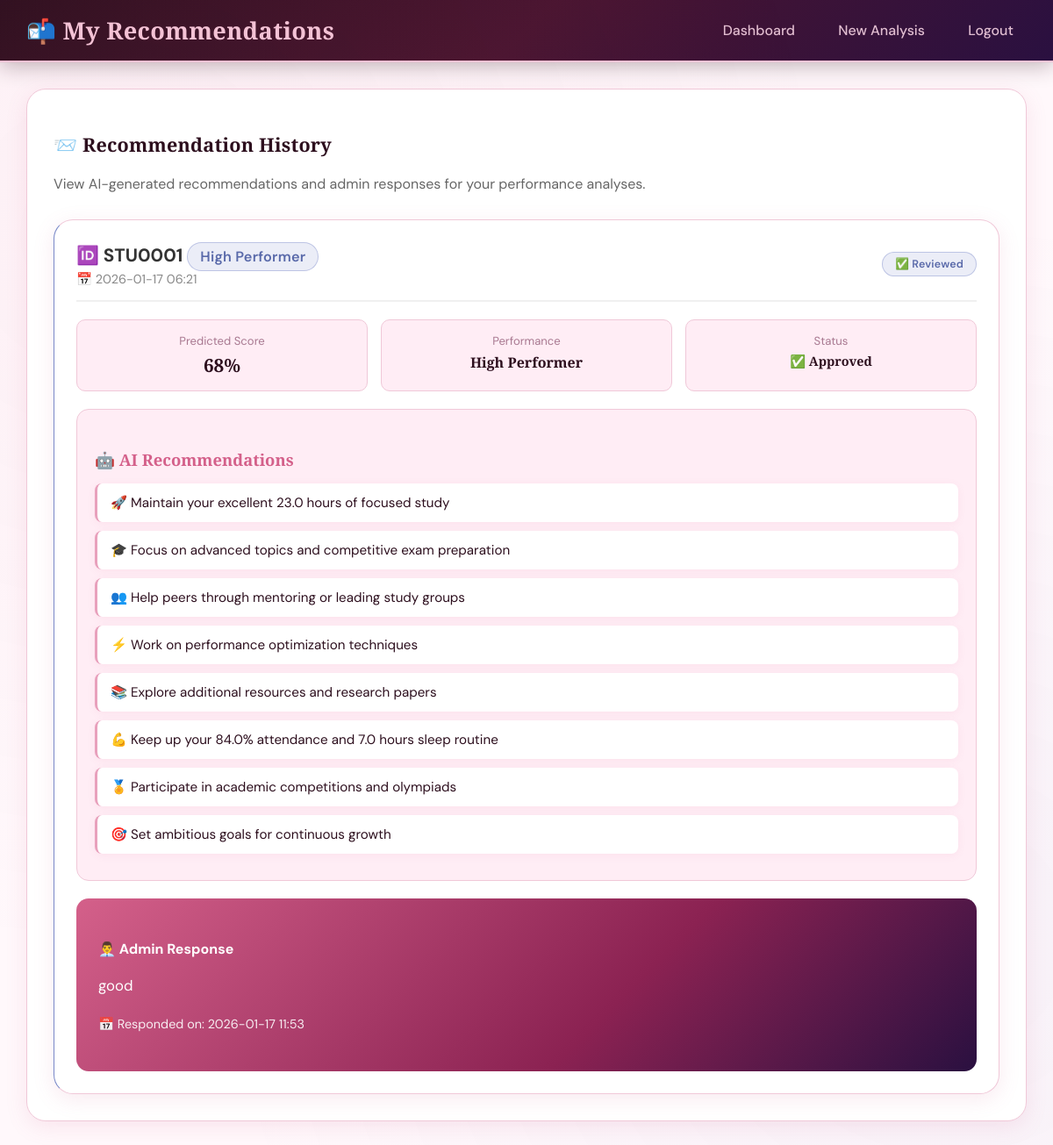
The app's page /my_recommendations (signed in) with its own data.
### tables this page shows
CREATE TABLE recommendations
                 (id INTEGER PRIMARY KEY AUTOINCREMENT,
                  analysis_id INTEGER,
                  user_id INTEGER,
                  student_id TEXT,
                  recommendations TEXT,
                  status TEXT DEFAULT 'pending',
                  admin_response TEXT,
                  created_at TIMESTAMP DEFAULT CURRENT_TIMESTAMP,
                  responded_at TIMESTAMP,
                  FOREIGN KEY (analysis_id) REFERENCES analysis_history (id),
                  FOREIGN KEY (user_id) REFERENCES users (id));

CREATE TABLE analysis_history
                 (id INTEGER PRIMARY KEY AUTOINCREMENT,
                  user_id INTEGER,
                  student_id TEXT,
                  student_name TEXT,
                  hours_studied REAL,
                  attendance REAL,
                  sleep_hours REAL,
                  previous_scores REAL,
                  tutoring_sessions INTEGER,
                  physical_activity REAL,
                  cluster INTEGER,
                  cluster_label TEXT,
                  predicted_score REAL,
                  analysis_date TIMESTAMP DEFAULT CURRENT_TIMESTAMP,
                  admin_notified INTEGER DEFAULT 0,
                  admin_viewed INTEGER DEFAULT 0,
                  FOREIGN KEY (user_id) REFERENCES users (id));

### app.py (the view)
@app.route('/my_recommendations')
@login_required
def my_recommendations():
    if session.get('role') == 'admin':
        flash('Admins can view all recommendations from the admin dashboard.', 'info')
        return redirect(url_for('admin_recommendations'))
    conn = get_db()
    recommendations = conn.execute('''SELECT r.*, a.student_id, a.predicted_score, a.cluster_label
                                     FROM recommendations r
                                     JOIN analysis_history a ON r.analysis_id = a.id
                                     WHERE r.user_id = ?
                                     ORDER BY r.created_at DESC''',
                                  (session['user_id'],)).fetchall()
    conn.close()
    recommendations_list = []
    for rec in recommendations:
        rec_dict = dict(rec)
        try:
            if rec_dict['recommendations']:
                rec_dict['recommendations_list'] = json.loads(rec_dict['recommendations'])
            else:
                rec_dict['recommendations_list'] = []
        except (json.JSONDecodeError, TypeError):
            rec_dict['recommendations_list'] = []
        recommendations_list.append(rec_dict)
    return render_template('student_recommendations.html', recommendations=recommendations_list)

### app.py (called while the page is built)
def login_required(f):
    @wraps(f)
    def decorated_function(*args, **kwargs):
        if 'user_id' not in session:
            flash('Please login to access this page.', 'warning')
            return redirect(url_for('login'))
        return f(*args, **kwargs)
    return decorated_function

def get_db():
    conn = sqlite3.connect('studytrack.db')
    conn.row_factory = sqlite3.Row
    return conn

### templates/student_recommendations.html (shortened to what this page needs)
<!DOCTYPE html>
<html lang="en">
<head>
     <link rel="stylesheet" href="/static/css/stu_recom.css">
</head>
<body>
<header>
    <h1>📬 My Recommendations</h1>
    <nav>
        <a href="/dashboard">Dashboard</a>
        <a href="/input">New Analysis</a>
        <a href="/logout">Logout</a>
    </nav>
</header>
<div class="container">
    <div class="card">
        <h2>📨 Recommendation History</h2>
        <p style="color: #666; margin-bottom: 30px;">
            View AI-generated recommendations and admin responses for your performance analyses.
        </p>
        {% if recommendations %}
        <div class="recommendations-grid">
            {% for rec in recommendations %}
            <div class="recommendation-card {{ rec.status }}">
                <div class="rec-header">
                    <div>
                        <div class="rec-title">
                            🆔 {{ rec.student_id }}
                            {% if rec.cluster_label == 'High Performer' %}
                                <span class="badge high">{{ rec.cluster_label }}</span>
                            {% elif rec.cluster_label == 'Average Performer' %}
                                <span class="badge avg">{{ rec.cluster_label }}</span>
                            {% else %}
                                <span class="badge low">{{ rec.cluster_label }}</span>
                            {% endif %}
                        </div>
                        <div class="rec-date">📅 {{ rec.created_at[:16] }}</div>
                    </div>
                    <div>
                        {% if rec.status == 'reviewed' %}
                            <span class="badge reviewed">✅ Reviewed</span>
                        {% elif rec.status == 'pending' %}
                            <span class="badge pending">⏳ Pending</span>
                        {% else %}
                            <span class="badge needs_revision">🔄 Needs Revision</span>
                        {% endif %}
                    </div>
                </div>
                <div class="rec-details">
                    <div class="detail-item">
                        <div class="detail-label">Predicted Score</div>
                        <div class="detail-value">{{ "%.0f"|format(rec.predicted_score) }}%</div>
                    </div>
                    <div class="detail-item">
                        <div class="detail-label">Performance</div>
                        <div class="detail-value" style="font-size: 1em;">{{ rec.cluster_label }}</div>
                    </div>
                    <div class="detail-item">
                        <div class="detail-label">Status</div>
                        <div class="detail-value" style="font-size: 0.9em;">
                            {% if rec.status == 'reviewed' %}
                                ✅ Approved
                            {% elif rec.status == 'pending' %}
                                ⏳ Under Review
                            {% else %}
                                🔄 Revision
                            {% endif %}
                        </div>
                    </div>
                </div>
                <div class="ai-recommendations">
                    <h4>🤖 AI Recommendations</h4>
                    {% for recommendation in rec.recommendations_list %}
                    <div class="recommendation-item">{{ recommendation }}</div>
                    {% endfor %}
                </div>
                {% if rec.admin_response %}
                <div class="admin-response">
                    <h4>👨‍💼 Admin Response</h4>
                    <p>{{ rec.admin_response }}</p>
                    {% if rec.responded_at %}
                    <p style="opacity: 0.9; font-size: 0.9em; margin-top: 15px;">
                        📅 Responded on: {{ rec.responded_at[:16] }}
                    </p>
                    {% endif %}
                </div>
                {% else %}
                <div style="background: #fef3c7; color: #92400e; padding: 15px; border-radius: 8px; text-align: center;">
                    ⏳ Waiting for admin review...
                </div>
                {% endif %}
            </div>
            {% endfor %}
        </div>
        {% endif %}
    </div>
</div>
</body>
</html>

### records on screen
recommendations: student_id "STU0001", cluster_label "High Performer", created_at "2026-01-17 06:21", status "✅ Reviewed", recommendations_list "🚀 Maintain your excellent 23.0 hours of focused study" "🎓 Focus on advanced topics and competitive exam preparation" "👥 Help peers through mentoring or leading study groups" "⚡ Work on performance optimization techniques" "📚 Explore additional resources and research papers" "💪 Keep up your 84.0% attendance and 7.0 hours sleep routine" "🏅 Participate in academic competitions and olympiads" "🎯 Set ambitious goals for continuous growth", admin_response "good", responded_at "2026-01-17 11:53"
analysis_history: predicted_score "68"
